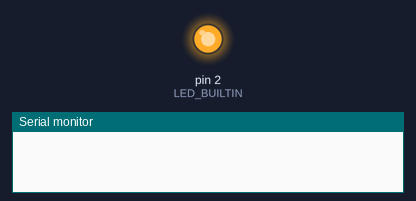
A sketch run on a simulated Arduino Uno, built with avr-gcc and run on an emulated ATmega328P. Parts: output pins drawn as LEDs (lit = HIGH), the last lines printed to the serial monitor. The local clock reads 2024-03-15 10:24:30 at power-on unless the sketch sets it.

Above: at 0.5 s.
At 5.0 s:
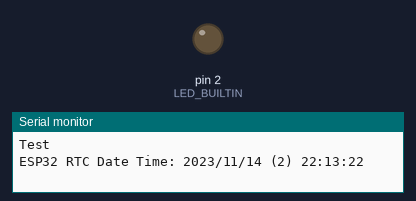
Timing chart, 0 to 6.9 s (numbered marks = the images above):
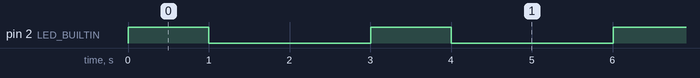

The sketch:

RTC.ino
```cpp
#include <RTClib.h>

#define LED_BUILTIN 2

char daysOfWeek[7][12] = {
  "Sunday",
  "Monday",
  "Tuesday",
  "Wednesday",
  "Thursday",
  "Friday",
  "Saturday"
};

RTC_DS3231 rtc;

// the setup function runs once when you press reset or power the board
void setup() {
  Serial.begin(9600);


  if (! rtc.begin()) {
    Serial.println("RTC module is NOT found");
    while (1);
  }

  rtc.adjust(DateTime(F(__DATE__), F(__TIME__)));

  pinMode(LED_BUILTIN, OUTPUT);
}

// the loop function runs over and over again forever
void loop() {
  digitalWrite(LED_BUILTIN, HIGH);  // turn the LED on (HIGH is the voltage level)
  delay(1000);                      // wait for a second
  digitalWrite(LED_BUILTIN, LOW);   // turn the LED off by making the voltage LOW
  delay(1000);                      // wait for a second

  Serial.println("Test");

  DateTime now = rtc.now();
  Serial.print("ESP32 RTC Date Time: ");
  Serial.print(now.year(), DEC);
  Serial.print('/');
  Serial.print(now.month(), DEC);
  Serial.print('/');
  Serial.print(now.day(), DEC);
  Serial.print(" (");
  Serial.print(now.dayOfTheWeek());
  Serial.print(") ");
  Serial.print(now.hour(), DEC);
  Serial.print(':');
  Serial.print(now.minute(), DEC);
  Serial.print(':');
  Serial.println(now.second(), DEC);
  delay(1000);
}
```

Measured:
- by itself, pin 2 (LED_BUILTIN): alternates HIGH for 1.0 s and LOW for 2.0 s
